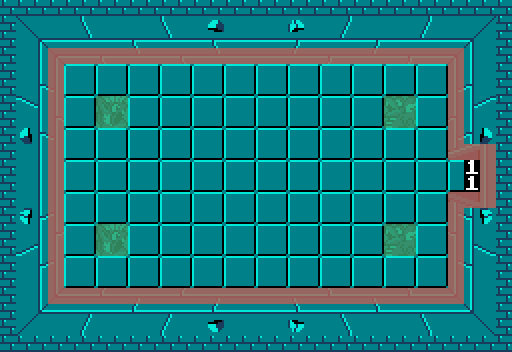

Below is a game level as drawn by its tile map, then a one-line description and the .tmx that defines it (tile-layer data replaced by summaries):
An orthogonal 32x22 tile map with 16x16 px tiles, 4 tile layers (Floor, Limits, Warps, Enemies), 4 tilesets.

<map version="1.10" tiledversion="1.10.2" orientation="orthogonal" renderorder="right-down" width="32" height="22" tilewidth="16" tileheight="16" infinite="0" nextlayerid="5" nextobjectid="1">
 <tileset firstgid="1" source="../graphics/levels/dungeon_terrain.tsx" />
 <tileset firstgid="705" source="../graphics/obstacles/obstacles.tsx" />
 <tileset firstgid="749" source="../graphics/font/font.tsx" />
 <tileset firstgid="799" source="../graphics/enemies/enemies.tsx" />
 <layer id="1" name="Floor" width="32" height="22">
  <data>[704 cells, 704 non-empty, 322 distinct tile ids]</data>
 </layer>
 <layer id="2" name="Limits" width="32" height="22" opacity="0.8">
  <data>[704 cells, 100 non-empty, 2 distinct tile ids]</data>
 </layer>
 <layer id="3" name="Warps" width="32" height="22">
  <data>[704 cells, 2 non-empty, 1 distinct tile ids]</data>
 </layer>
 <layer id="4" name="Enemies" width="32" height="22">
  <data>[704 cells, 6 non-empty, 2 distinct tile ids]</data>
 </layer>
</map>
